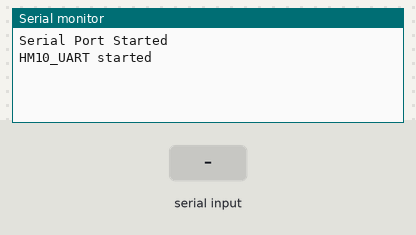
Bench run of a sketch on a simulated Arduino Uno, built with avr-gcc and run on an emulated ATmega328P. Parts: the last lines printed to the serial monitor. The inputs (shaded band) are chosen by the test bench.

Above: at 1.2 s.
1.3 s: "1\n" received over the second serial link
At 3.3 s:
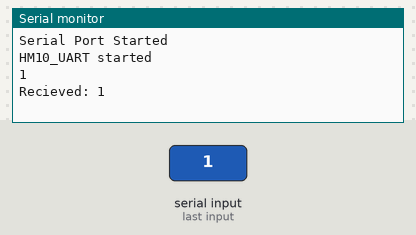
3.8 s: "0\n" received over the second serial link
At 5.3 s:
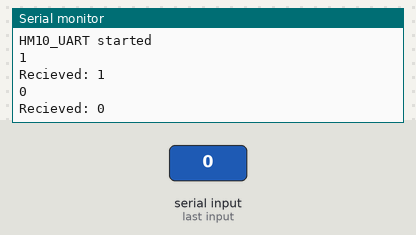

The sketch:

HM10_Communication.ino
```cpp
// (licence header left out)
/**
 * @brief
 *          HM10's RX pin is connected to Pin8 of Arduino Uno
 *          HM10's TX pin is connected to Pin9 of Arduino Uno
 *          To Test whether the code is working i am using nRF Connect app in apple app store
 *
 */

#include <SoftwareSerial.h>
SoftwareSerial HM10_UART(9, 8);

void setup()
{

  Serial.begin(115200); // Start up the serial port so that we can see the incoming data in the serial monitor
  while (!Serial)
  { // Waiting till the serial port starts
    delay(500);
  }
  Serial.println("Serial Port Started");

  HM10_UART.begin(9600); // I have never had success using baudrates other than 9600. since i am using
                         // 9600 baudrate in HM10 we need to set 9600 baudrate in the Serial port as well
  while (!HM10_UART)
  {
    delay(500);
  }
  Serial.println("HM10_UART started");
}

void loop()
{

  String _recievedString = "";
  while (HM10_UART.available())
  {                                                    // continously checking the HM10 to see if there are incoming data
    _recievedString = HM10_UART.readString(); // read the data from HM10 as a String
    Serial.println((_recievedString));
    Serial.flush();
    // HM10_UART.println("packet "+ _recievedString); // send a confirmation message back through HM10
  }
  if (_recievedString != "")
  {
    Serial.println("Recieved: " + _recievedString); // Printout the data to Serial Monitor
    if(!memcmp(_recievedString.c_str(),"$READ$",strlen("$READ$"))){
      String tx = String("$RR$") + String("HEY READ\n");
      HM10_UART.print(tx);
    }
  }
  while (Serial.available())
  {
    HM10_UART.print(Serial.readStringUntil('\n'));
  }
  delay(50);
}
```

Measured:
- after the input at 1.3 s, the serial monitor: prints a new line after 1.0 s (image 1)
- after the input at 3.8 s, the serial monitor: prints a new line after 1.0 s (image 2)
